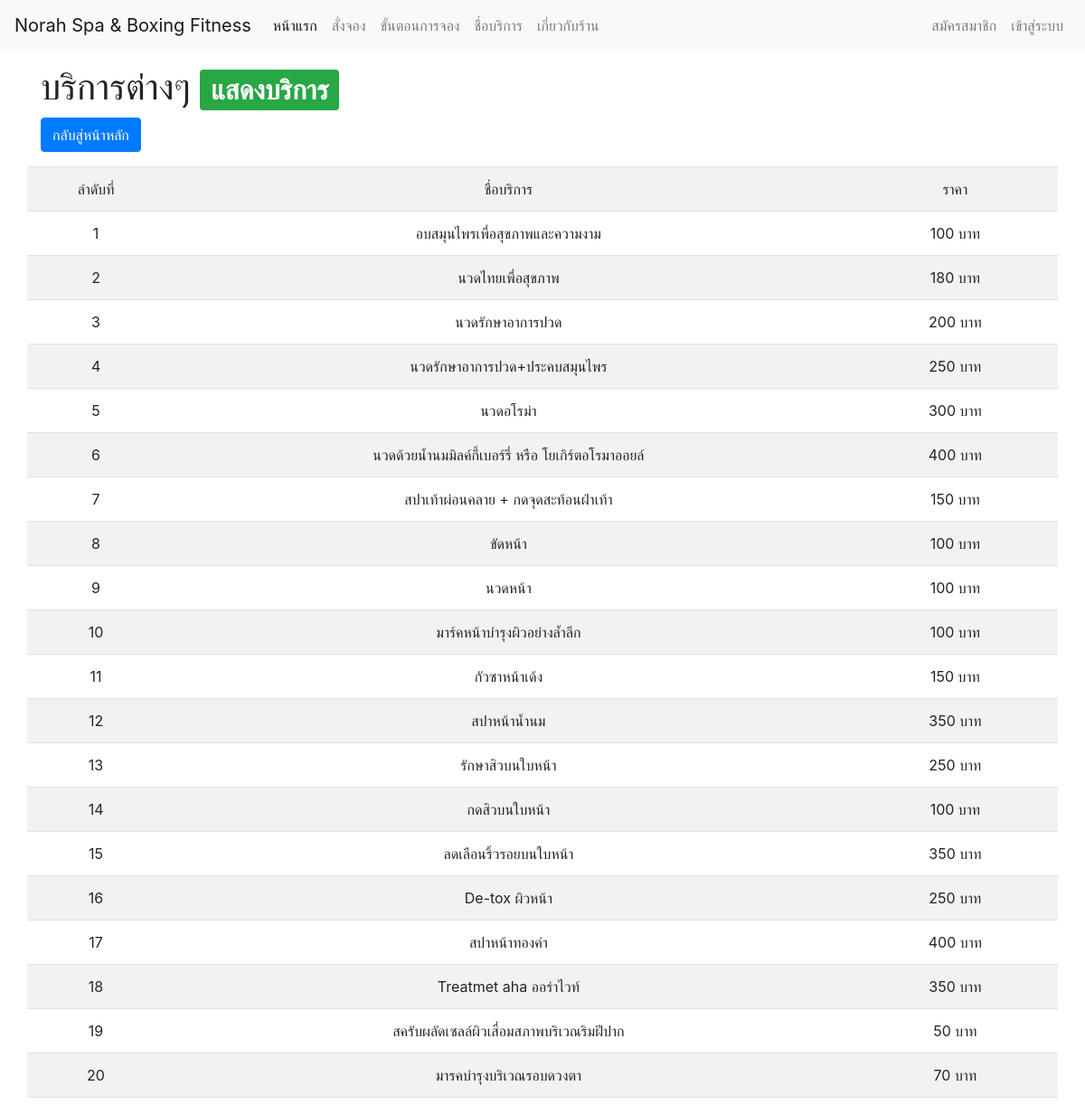
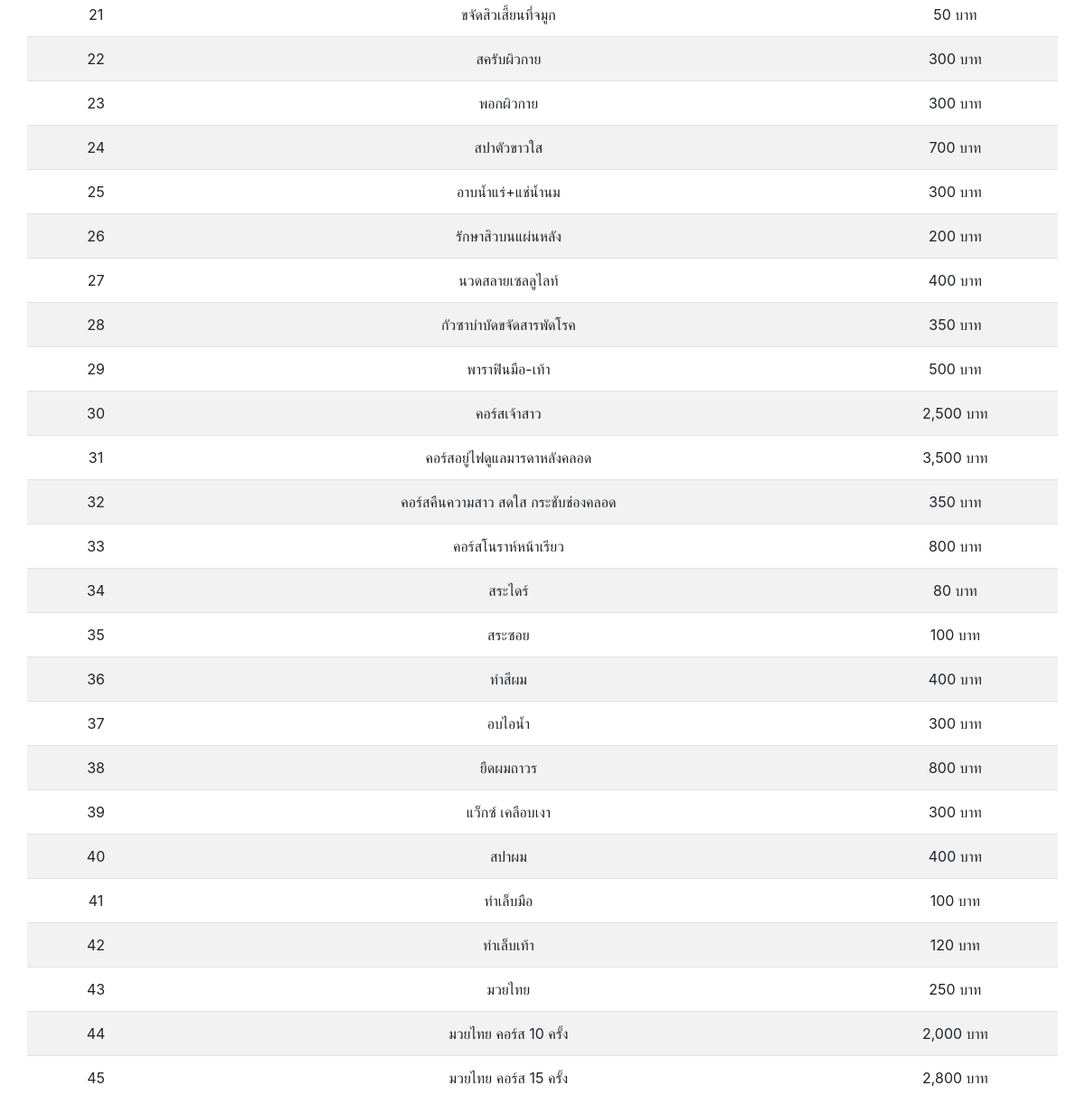
Screenshot of /formaddservice.php with the database file from the repository (2 pictures, top to bottom).
### tables this page shows
CREATE TABLE `noraspa_service` (
  `service_id` int(11) NOT NULL,
  `service_name` varchar(60) NOT NULL,
  `type_id` int(11) NOT NULL,
  `service_price` varchar(7) NOT NULL
);

### formaddservice.php (the view, shortened to what this page needs)
<!doctype html>
<html lang="en">
  <head>
    <link rel="stylesheet" href="css/bootstrap.min.css" >
</head>
<body>
    <nav class="navbar fixed-top navbar-expand-lg navbar-light bg-light" style="background-color: #B8860B;">
  <a class="navbar-brand" href="index.php">Norah Spa & Boxing Fitness</a>
  <div class="collapse navbar-collapse" id="navbarSupportedContent">
    <ul class="navbar-nav mr-auto">
      <li class="nav-item active">
        <a class="nav-link dis" href="index.php"> หน้าแรก <span class="sr-only">(current)</span></a>
      </li>
        <li class="nav-item ">
        <a class="nav-link" href="Connections/c_form.php">สั่งจอง</a>
          </li>
      <li class="nav-item">
        <a class="nav-link" href="contactbooking.php">ขั้นตอนการจอง</a>
      </li>
     <li class="nav-item">
      <a class="nav-link" href="formaddservice.php">ชื่อบริการ</a>
      </li>
       <li class="nav-item">
        <a class="nav-link" href="little.php">เกี่ยวกับร้าน</a>
      </li>
    </ul>
     <ul class="navbar-nav ">
     <li class="nav-item">
        <a class="nav-link" href="Register/form_register.php">สมัครสมาชิก</a>
      </li>
     <li class="nav-item">
        <a class="nav-link" href="Connections/c_form.php">เข้าสู่ระบบ</a>
      </li>
      </ul>
  </div>
</nav>
	<div class="container">
<?php
	include ('connect.php');
?>
<br><br><br>
<h1> บริการต่างๆ <span class="badge badge-success">แสดงบริการ</span></h1>
	<div class="row">
	<div class="col-md-12">
	<p>
	<a href="index.php" class="btn btn-primary" role="button" style="text-align:left;">กลับสู่หน้าหลัก</a>
	</p>
</div>
		<table class="table table-striped table-inverse" style="text-align:center">
		<tr>
			<td>ลำดับที่</td>
			<td>ชื่อบริการ</td>
			<td>ราคา</td>
		</tr>
		<tr>
		<?php
		$sql_service = "SELECT service_id, service_name,service_price FROM noraspa_service";
		$result_service = $conn->query($sql_service);
		if ($result_service->num_rows > 0) {
    		$no = 1 ;
    	while($row = $result_service->fetch_assoc()) {
			$nameservice = $row["service_name"];
			$priceservice = $row["service_price"];
		?>
			<td><?php echo $no ; ?></td>
			<td><?php echo $nameservice; ?></td>
			<td><?php  echo number_format($priceservice) ." บาท" ; ?></td>
		</tr>
<?php
			$no++;
			}
		}else{
			echo "NO data!";
			}
	?>
		</table>
</div>
	</div>
</body>
</html>

### rows the page displays
noraspa_service: service_name "อบสมุนไพรเพื่อสุขภาพและความงาม", service_price "100"
noraspa_service: service_name "นวดไทยเพื่อสุขภาพ", service_price "180"
noraspa_service: service_name "นวดรักษาอาการปวด", service_price "200"
noraspa_service: service_name "นวดรักษาอาการปวด+ประคบสมุนไพร", service_price "250"
noraspa_service: service_name "นวดอโรม่า", service_price "300"
noraspa_service: service_name "นวดด้วยน้ำนมมิลค์กี้เบอร์รี่ หรือ โยเกิร์ตอโรมาออยล์", service_price "400"
noraspa_service: service_name "สปาเท้าผ่อนคลาย + กดจุดสะท้อนฝ่าเท้า", service_price "150"
noraspa_service: service_name "ขัดหน้า", service_price "100"
noraspa_service: service_name "นวดหน้า", service_price "100"
noraspa_service: service_name "มาร์คหน้าบำรุงผิวอย่างล้ำลึก", service_price "100"
noraspa_service: service_name "กัวซาหน้าเด้ง", service_price "150"
noraspa_service: service_name "สปาหน้าน้ำนม", service_price "350"
noraspa_service: service_name "รักษาสิวบนใบหน้า", service_price "250"
noraspa_service: service_name "กดสิวบนใบหน้า", service_price "100"
noraspa_service: service_name "ลดเลือนริ้วรอยบนใบหน้า", service_price "350"
noraspa_service: service_name "De-tox ผิวหน้า", service_price "250"
noraspa_service: service_name "สปาหน้าทองคำ", service_price "400"
noraspa_service: service_name "Treatmet aha ออร่าไวท์", service_price "350"
noraspa_service: service_name "สครับผลัดเซลล์ผิวเสื่อมสภาพบริเวณริมฝีปาก", service_price "50"
noraspa_service: service_name "มารคบำรุงบริเวณรอบดวงตา", service_price "70"
noraspa_service: service_name "ขจัดสิวเสี้ยนที่จมูก", service_price "50"
noraspa_service: service_name "สครับผิวกาย", service_price "300"
noraspa_service: service_name "พอกผิวกาย", service_price "300"
noraspa_service: service_name "สปาตัวขาวใส", service_price "700"
noraspa_service: service_name "อาบน้ำแร่+แช่น้ำนม", service_price "300"
noraspa_service: service_name "รักษาสิวบนแผ่นหลัง", service_price "200"
noraspa_service: service_name "นวดสลายเซลลูไลท์", service_price "400"
noraspa_service: service_name "กัวซาบำบัดขจัดสารพัดโรค", service_price "350"
noraspa_service: service_name "พาราฟินมือ-เท้า", service_price "500"
noraspa_service: service_name "คอร์สเจ้าสาว", service_price "2,500"
noraspa_service: service_name "คอร์สอยู่ไฟดูแลมารดาหลังคลอด", service_price "3,500"
noraspa_service: service_name "คอร์สคืนความสาว สดใส กระชับช่องคลอด", service_price "350"
noraspa_service: service_name "คอร์สโนราห์หน้าเรียว", service_price "800"
noraspa_service: service_name "สระไดร์", service_price "80"
noraspa_service: service_name "สระซอย", service_price "100"
noraspa_service: service_name "ทำสีผม", service_price "400"
noraspa_service: service_name "อบไอน้ำ", service_price "300"
noraspa_service: service_name "ยืดผมถาวร", service_price "800"
noraspa_service: service_name "แว็กซ์ เคลือบเงา", service_price "300"
noraspa_service: service_name "สปาผม", service_price "400"
noraspa_service: service_name "ทำเล็บมือ", service_price "100"
noraspa_service: service_name "ทำเล็บเท้า", service_price "120"
noraspa_service: service_name "มวยไทย", service_price "250"
noraspa_service: service_name "มวยไทย คอร์ส 10 ครั้ง", service_price "2,000"
noraspa_service: service_name "มวยไทย คอร์ส 15 ครั้ง", service_price "2,800"
